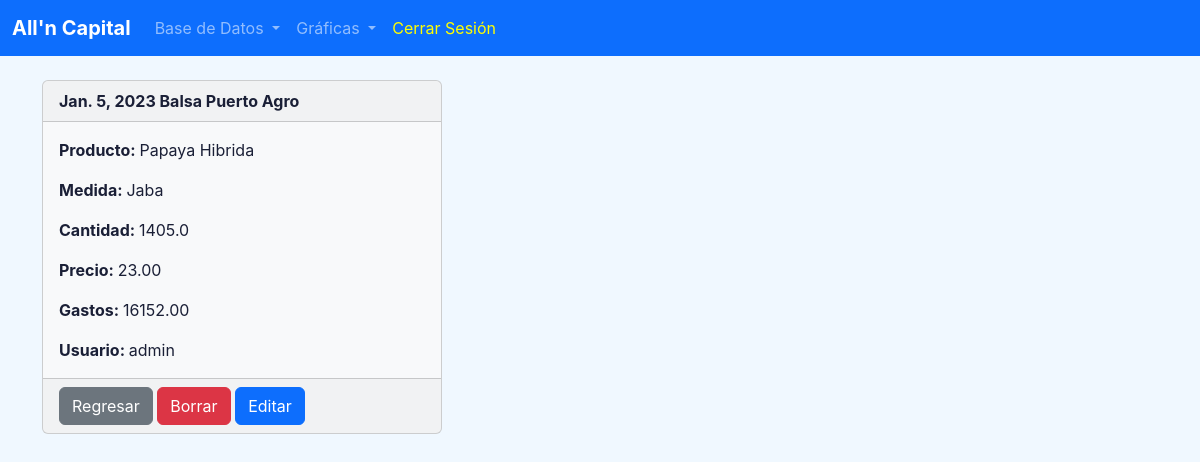
/detalle-datos/1 (signed in), run on the app's committed database.
### core/models.py (models this page shows, shortened)
class CostoProyectos(models.Model):
    creado = models.DateTimeField(auto_now_add=True)
    fecha = models.DateField()
    ubicacion = models.CharField(max_length=60)
    categoria = models.CharField(max_length=60)
    producto = models.CharField(max_length=60)
    medida = models.CharField(max_length=60)
    cantidad = models.DecimalField(max_digits=7, decimal_places=1)
    precio = models.DecimalField(max_digits=7, decimal_places=2)
    gastos = models.DecimalField(max_digits=8, decimal_places=2)
    usuario = models.CharField(max_length=60)

### core/views.py (the view)
# urls.py: path('detalle-datos/<int:pk>', views.detalle_datos, name='detalle-datos'),
def detalle_datos(request, pk):
    if request.user.is_authenticated and request.user.is_staff:
        proyecto_filtrado = CostoProyectos.objects.get(id=pk)
        return render(request, 'core/detalle-datos.html', {'proyecto_filtrado':proyecto_filtrado})
    else:
        messages.success(request, "Debe iniciar sesión y tener privilegios de administrador para visualizar un registro.")
        return redirect('home')

### core/templates/core/detalle-datos.html
{% extends 'core/base.html' %}
{% block content %}
<br>
<div class="card text-bg-light mb-3" style="max-width: 25rem;">
    <div class="card-header">
        <strong>
        {{proyecto_filtrado.fecha}} {{proyecto_filtrado.ubicacion}} {{proyecto_filtrado.categoria}}
    </strong>
    </div>
    <div class="card-body">
      <p class="card-text">
        <strong>Producto: </strong>{{proyecto_filtrado.producto}}
      </p>
      <p class="card-text">
        <strong>Medida: </strong>{{proyecto_filtrado.medida}}
      </p>
      <p class="card-text">
        <strong>Cantidad: </strong>{{proyecto_filtrado.cantidad}}
      </p>
      <p class="card-text">
        <strong>Precio: </strong>{{proyecto_filtrado.precio}}
      </p>
      <p class="card-text">
        <strong>Gastos: </strong>{{proyecto_filtrado.gastos}}
      </p>
      <p class="card-text">
        <strong>Usuario: </strong>{{proyecto_filtrado.usuario}}
      </p>
    </div>
    <div class="card-footer">
        <a href="{% url 'ver-datos' %}" class="btn btn-secondary">Regresar</a>
        <a href="{% url 'borrar-datos' proyecto_filtrado.id %}" class="btn btn-danger">Borrar</a>
        <a href="{% url 'editar-datos' proyecto_filtrado.id %}" class="btn btn-primary">Editar</a>
    </div>
</div>
{% endblock %}

### core/static/core/login.css (style rules this page uses)
* { padding: 0; margin: 0; color: #1a1f36; box-sizing: border-box; word-wrap: break-word; font-family: -apple-system,BlinkMacSystemFont,Segoe UI,Roboto,Helvetica Neue,Ubuntu,sans-serif; }
body { min-height: 100%; background-color: f4fdff; }
a { color: #5469d4; text-decoration: unset; }

### core/static/core/table.css (style rules this page uses)
body { font-family:system-ui, -apple-system, BlinkMacSystemFont, 'Segoe UI', Roboto, Oxygen, Ubuntu, Cantarell, 'Open Sans', 'Helvetica Neue', sans-serif; color: rgba(0,0,0,.87); background-color: f4fdff; }

### data on the page
CostoProyectos: fecha "Jan. 5, 2023", ubicacion "Balsa Puerto", categoria "Agro", producto "Papaya Hibrida", medida "Jaba", cantidad "1405.0", precio "23.00", gastos "16152.00", usuario "admin"
